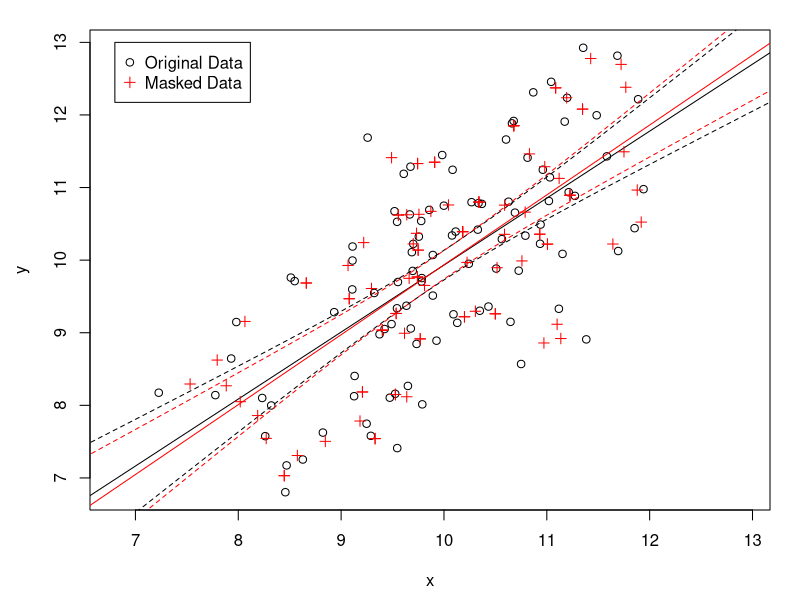
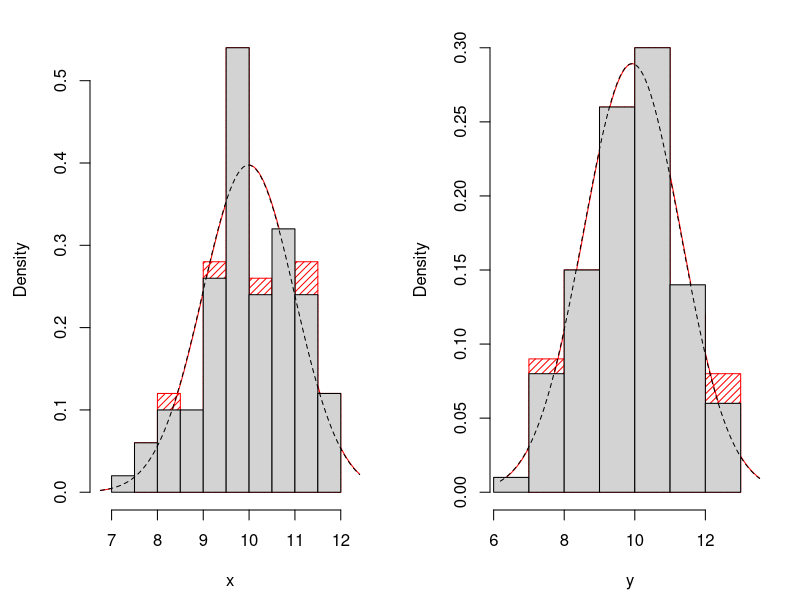
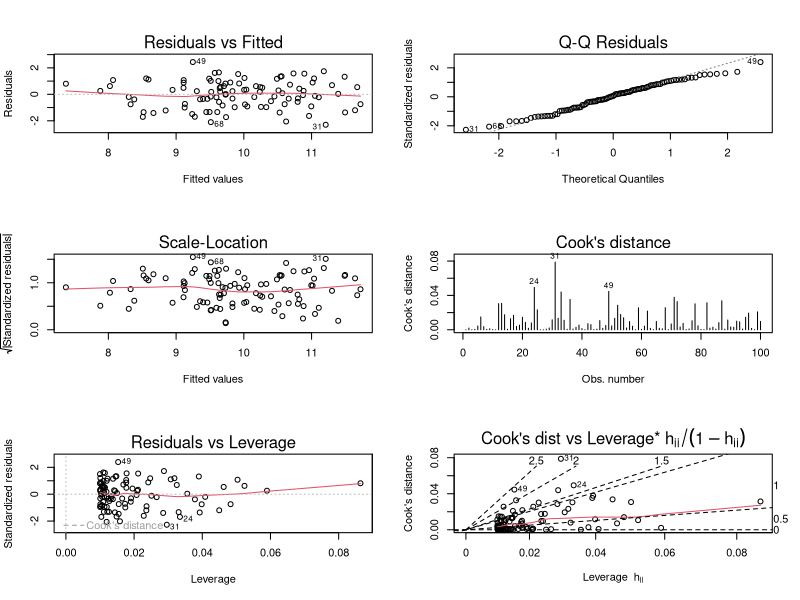
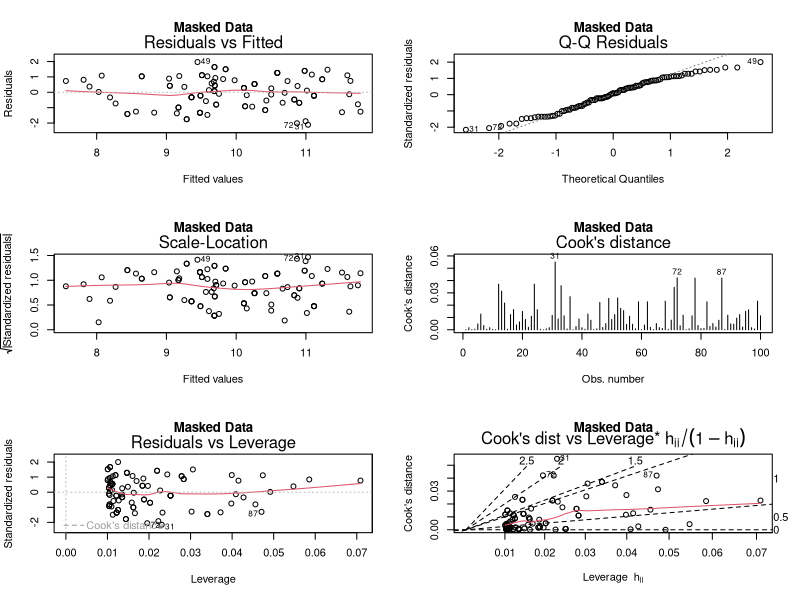
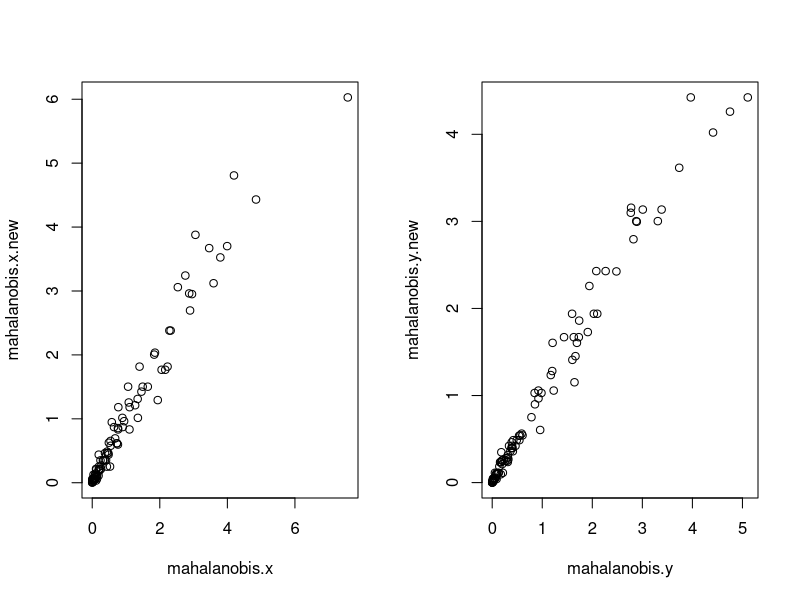

The R script that drew these images, in order:
# METHOD 1 : CENTROID OF 3-NEAREST NEIGHBOURS (RESULTS)

setwd("C:/Users/da15564/Dropbox/Demetris_BRISTOL/Masking sensitive microdata in Scatterplots/k-NN/3-NN")

set.seed(050516)

# number of data points
n <- 100

x <- rnorm(n, 10, 1)
y <- x + rnorm(n, 0, 1)
data <- cbind(x,y)

# Load the RANN package to use the 'nn2' function that searches for the Nearest Neighbours  
library(RANN)

# calculate the coordinates of the centroids by averaging the x and y coordinates of nearest neighbours separately

neighbours <- 3

# Find the two nearest neighbours of each data point 
nearest <- nn2(data, k = neighbours)

# Calculate the centroid of each n nearest data points 
x.centroid <- matrix()
y.centroid <- matrix()
for (i in 1:n){
  x.centroid[i] <- mean(x[nearest$nn.idx[i,1:neighbours]])
  y.centroid[i] <- mean(y[nearest$nn.idx[i,1:neighbours]])
}

# Shift the new data points to the origin
x.shifted <- matrix()
y.shifted <- matrix()
for (i in 1:n){
  x.shifted[i] <- x.centroid[i] - mean(x.centroid)
  y.shifted[i] <- y.centroid[i] - mean(y.centroid)
}

# Calculate the scaling factor
x.scalingFactor <- sqrt(var(x))/sqrt(var(x.centroid))
y.scalingFactor <- sqrt(var(y))/sqrt(var(y.centroid))

# Apply the scaling factor to the shifted centroids
x.masked <- x.shifted * x.scalingFactor
y.masked <- y.shifted * y.scalingFactor

# Shift the scaled data back to their actual position
x.new <- x.masked + mean(x.centroid)
y.new <- y.masked + mean(y.centroid)

min <- min(min(x), min(y))
max <- max(max(x), max(y))

# Create and save the Scatterplot

tiff(filename = "ScatterPlot.tiff", width = 480, height = 480)

# set the margins around the plot window
par(mar=c(4.5, 4.5, 1.5, 1.5))

plot(x, y, xlim=c(min, max), ylim=c(min, max), pch=1)
abline(lm(y~x))
wider.x.interval <- seq(min-5, max+5, length.out=n)
confint <- predict(lm(y~x), newdata=data.frame(x=wider.x.interval), interval="confidence")
lines(wider.x.interval, confint[,2], lty=2)
lines(wider.x.interval, confint[,3], lty=2)

# points(x.centroid, y.centroid, col='green', pch=3)
points(x.new, y.new, col='red', pch=3)
abline(lm(y.new~x.new), col='red')
confint.masked <- predict(lm(y.new~x.new), newdata=data.frame(x.new=wider.x.interval), interval="confidence")
lines(wider.x.interval, confint.masked[,2], lty=2, col='red')
lines(wider.x.interval, confint.masked[,3], lty=2, col='red')
legend(6.8, 13, c("Original Data", "Masked Data"), pch=c(1,3), col=c("black","red")) 

dev.off()

# Create and save the Histograms

tiff(filename = "Histograms.tiff", width = 960, height = 480)

# set the margins around the plot window
par(mar=c(4.5, 4.5, 1.5, 1.5))

x.minmin <- min(min(x),min(x.new))
x.maxmax <- max(max(x), max(x.new))
x.range <- x.maxmax - x.minmin
y.minmin <- min(min(y),min(y.new))
y.maxmax <- max(max(y), max(y.new))
y.range <- y.maxmax - y.minmin

x.old <- x

par(mfrow = c(1, 2))
hist(x.new, col='red', density=20, angle=45, prob=TRUE, xlim=c((x.minmin-0.1*x.range),(x.maxmax+0.1*x.range)), xlab='x', main='')
curve(dnorm(x, mean=mean(x.new), sd=sd(x.new)), lty=1, add=TRUE, col='red')
hist(x.old, add=TRUE, prob=TRUE)
curve(dnorm(x, mean=mean(x.old), sd=sd(x.old)), lty=2, add=TRUE)

hist(y.new, col='red', density=20, angle=45, prob=TRUE, xlim=c((y.minmin-0.1*y.range),(y.maxmax+0.1*y.range)), xlab='y', main='')
curve(dnorm(x, mean=mean(y.new), sd=sd(y.new)), lty=1, add=TRUE, col='red')
hist(y, add=TRUE, prob=TRUE)
curve(dnorm(x, mean=mean(y), sd=sd(y)), lty=2, add=TRUE)

dev.off()

# Create and save QQ plots and other plot diagnostics

tiff(filename = "PlotDiagnostics.Original.tiff", width = 960, height = 1440)
par(mfrow = c(3, 2))
plot(lm(y~x), which=c(1:6), sub.caption='Original Data')
dev.off()

tiff(filename = "PlotDiagnostics.Masked.tiff", width = 960, height = 1440)
par(mfrow = c(3, 2))
plot(lm(y.new~x.new), main='Masked Data', which=c(1:6))
dev.off()

# other statistics

# mean and variance
matMean <- matrix(c(mean(x), mean(x.new), mean(y), mean(y.new)), ncol=2, nrow=2, dimnames=list(c("original data", "masked data"),c("mean(x)", "mean(y)")))
matVar <- matrix(c(var(x), var(x.new), var(y), var(y.new)), ncol=2, nrow=2, dimnames=list(c("original data", "masked data"),c("var(x)", "var(y)")))

# covariance and correlation
matCov <- matrix(c(cov(x,y), cov(x.new,y.new)), ncol=1, nrow=2, dimnames=list(c("original data", "masked data"),c("cov(x,y)")))
matCor <- matrix(c(cor(x,y), cor(x.new,y.new)), ncol=1, nrow=2, dimnames=list(c("original data", "masked data"),c("cor(x,y)")))

# Load the e1071 package to calculate the skewness and kurtosis
library(e1071)
# skewness and kurtosis
matSkew <- matrix(c(skewness(x), skewness(x.new), skewness(y), skewness(y.new)), ncol=2, nrow=2, dimnames=list(c("original data", "masked data"),c("skew(x)", "skew(y)")))
matKurt <- matrix(c(kurtosis(x), kurtosis(x.new), kurtosis(y), kurtosis(y.new)), ncol=2, nrow=2, dimnames=list(c("original data", "masked data"),c("kurt(x)", "kurt(y)")))

matStats <- cbind(matMean, matVar, matCov, matCor, matSkew, matKurt)
matStats


# Create and save Mahalanobis-Mahalanobis plots
mahalanobis.x <- matrix()
mahalanobis.y <- matrix()
mahalanobis.x.new <- matrix()
mahalanobis.y.new <- matrix()
for (i in 1:n){
  mahalanobis.x[i] <- mahalanobis(x[i], center=mean(x), cov=var(x))
  mahalanobis.x.new[i] <- mahalanobis(x.new[i], center=mean(x.new), cov=var(x.new))
  mahalanobis.y[i] <- mahalanobis(y[i], center=mean(y), cov=var(y))
  mahalanobis.y.new[i] <- mahalanobis(y.new[i], center=mean(y.new), cov=var(y.new))
}
tiff(filename = "MahalanobisMahalanobis.tiff", width = 960, height = 480)
par(mfrow = c(1, 2))
plot(mahalanobis.x, mahalanobis.x.new)
plot(mahalanobis.y, mahalanobis.y.new)
dev.off()
